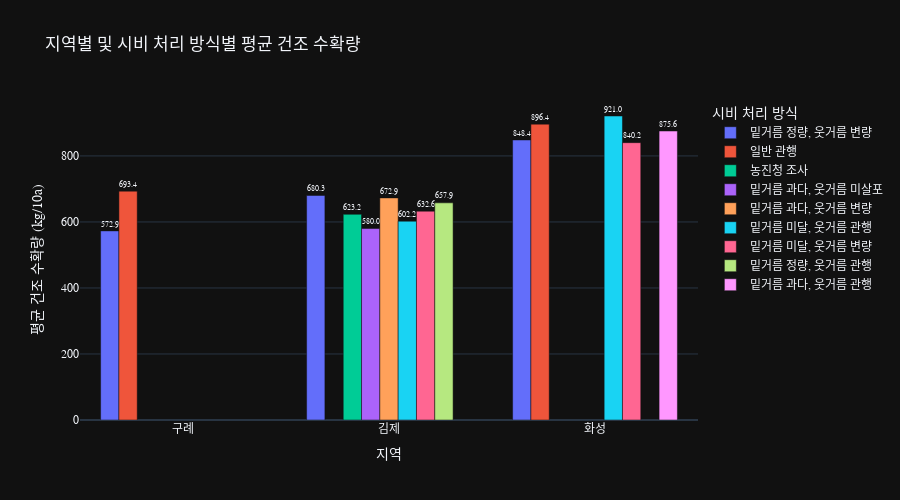

Notebook code for this chart:
### Code cell
df_agg_simple = df.groupby(['지역', '시비 처리'])['건조 수확량(kg/10a)'].agg(
    평균수확량='mean',
    필지수='size'
).reset_index()

# 4. 분석 결과(데이터프레임) 출력
print("\n--- 지역별, 시비 처리별 평균 수확량 및 필지 수 요약 ---")
print(df_agg_simple.to_string())

# 5. Plotly를 사용한 시각화 (barmode='group')
fig = px.bar(
    df_agg_simple,
    x='지역',                  # X축: 지역
    y='평균수확량',              # Y축: 평균 건조 수확량
    color='시비 처리',           # 색상: 실제 시비 처리 방식
    barmode='group',
    text='평균수확량',# 막대를 나란히 (그룹) 표시
    hover_name='시비 처리',      # 마우스 오버 시 표시될 이름
    hover_data=['필지수'],       # 마우스 오버 시 추가 정보 (필지 수)
    labels={
        "평균수확량": "평균 건조 수확량 (kg/10a)",
        "지역": "지역",
        "시비 처리": "시비 처리 방식",
        "필지수": "필지 수"
    },
    title="지역별 및 시비 처리 방식별 평균 건조 수확량"
)

# 6. 차트 레이아웃 가독성 높이기

fig.update_layout(
    height=500,
    font=dict(family="Malgun Gothic, AppleGGothic, sans-serif") # 한글 폰트 지정
)
fig.update_xaxes(title_text='지역')

fig.update_traces(texttemplate='%{text:.1f}', textposition='outside')

fig.show()

image_filename = "yield_3.png"
fig.write_image(
        image_filename,
        width=1200,
        height=600,
        scale=2  # 2배 해상도
    )

### Figure 1 — Plotly figure (JSON) as saved in the notebook; plotly's stock layout.template omitted (floating-point values rounded to 4 significant figures)
{"data": [{"alignmentgroup": "True", "customdata": [[12], [11], [4]], "hovertemplate": "<b>%{hovertext}</b><br><br>시비 처리 방식=밑거름 정량, 웃거름 변량<br>지역=%{x}<br>평균 건조 수확량 (kg/10a)=%{text}<br>필지 수=%{customdata[0]}<extra></extra>", "hovertext": ["밑거름 정량, 웃거름 변량", "밑거름 정량, 웃거름 변량", "밑거름 정량, 웃거름 변량"], "legendgroup": "밑거름 정량, 웃거름 변량", "marker": {"color": "#636efa", "pattern": {"shape": ""}}, "name": "밑거름 정량, 웃거름 변량", "offsetgroup": "밑거름 정량, 웃거름 변량", "orientation": "v", "showlegend": true, "text": [572.9, 680.3, 848.4], "textposition": "outside", "x": ["구례", "김제", "화성"], "xaxis": "x", "y": [572.9, 680.3, 848.4], "yaxis": "y", "type": "bar", "texttemplate": "%{text:.1f}"}, {"alignmentgroup": "True", "customdata": [[2], [2]], "hovertemplate": "<b>%{hovertext}</b><br><br>시비 처리 방식=일반 관행<br>지역=%{x}<br>평균 건조 수확량 (kg/10a)=%{text}<br>필지 수=%{customdata[0]}<extra></extra>", "hovertext": ["일반 관행", "일반 관행"], "legendgroup": "일반 관행", "marker": {"color": "#EF553B", "pattern": {"shape": ""}}, "name": "일반 관행", "offsetgroup": "일반 관행", "orientation": "v", "showlegend": true, "text": [693.4, 896.4], "textposition": "outside", "x": ["구례", "화성"], "xaxis": "x", "y": [693.4, 896.4], "yaxis": "y", "type": "bar", "texttemplate": "%{text:.1f}"}, {"alignmentgroup": "True", "customdata": [[2]], "hovertemplate": "<b>%{hovertext}</b><br><br>시비 처리 방식=농진청 조사<br>지역=%{x}<br>평균 건조 수확량 (kg/10a)=%{text}<br>필지 수=%{customdata[0]}<extra></extra>", "hovertext": ["농진청 조사"], "legendgroup": "농진청 조사", "marker": {"color": "#00cc96", "pattern": {"shape": ""}}, "name": "농진청 조사", "offsetgroup": "농진청 조사", "orientation": "v", "showlegend": true, "text": [623.2], "textposition": "outside", "x": ["김제"], "xaxis": "x", "y": [623.2], "yaxis": "y", "type": "bar", "texttemplate": "%{text:.1f}"}, {"alignmentgroup": "True", "customdata": [[1]], "hovertemplate": "<b>%{hovertext}</b><br><br>시비 처리 방식=밑거름 과다, 웃거름 미살포<br>지역=%{x}<br>평균 건조 수확량 (kg/10a)=%{text}<br>필지 수=%{customdata[0]}<extra></extra>", "hovertext": ["밑거름 과다, 웃거름 미살포"], "legendgroup": "밑거름 과다, 웃거름 미살포", "marker": {"color": "#ab63fa", "pattern": {"shape": ""}}, "name": "밑거름 과다, 웃거름 미살포", "offsetgroup": "밑거름 과다, 웃거름 미살포", "orientation": "v", "showlegend": true, "text": [580.0], "textposition": "outside", "x": ["김제"], "xaxis": "x", "y": [580.0], "yaxis": "y", "type": "bar", "texttemplate": "%{text:.1f}"}, {"alignmentgroup": "True", "customdata": [[7]], "hovertemplate": "<b>%{hovertext}</b><br><br>시비 처리 방식=밑거름 과다, 웃거름 변량<br>지역=%{x}<br>평균 건조 수확량 (kg/10a)=%{text}<br>필지 수=%{customdata[0]}<extra></extra>", "hovertext": ["밑거름 과다, 웃거름 변량"], "legendgroup": "밑거름 과다, 웃거름 변량", "marker": {"color": "#FFA15A", "pattern": {"shape": ""}}, "name": "밑거름 과다, 웃거름 변량", "offsetgroup": "밑거름 과다, 웃거름 변량", "orientation": "v", "showlegend": true, "text": [672.9], "textposition": "outside", "x": ["김제"], "xaxis": "x", "y": [672.9], "yaxis": "y", "type": "bar", "texttemplate": "%{text:.1f}"}, {"alignmentgroup": "True", "customdata": [[1], [3]], "hovertemplate": "<b>%{hovertext}</b><br><br>시비 처리 방식=밑거름 미달, 웃거름 관행<br>지역=%{x}<br>평균 건조 수확량 (kg/10a)=%{text}<br>필지 수=%{customdata[0]}<extra></extra>", "hovertext": ["밑거름 미달, 웃거름 관행", "밑거름 미달, 웃거름 관행"], "legendgroup": "밑거름 미달, 웃거름 관행", "marker": {"color": "#19d3f3", "pattern": {"shape": ""}}, "name": "밑거름 미달, 웃거름 관행", "offsetgroup": "밑거름 미달, 웃거름 관행", "orientation": "v", "showlegend": true, "text": [602.2, 921.0], "textposition": "outside", "x": ["김제", "화성"], "xaxis": "x", "y": [602.2, 921.0], "yaxis": "y", "type": "bar", "texttemplate": "%{text:.1f}"}, {"alignmentgroup": "True", "customdata": [[1], [2]], "hovertemplate": "<b>%{hovertext}</b><br><br>시비 처리 방식=밑거름 미달, 웃거름 변량<br>지역=%{x}<br>평균 건조 수확량 (kg/10a)=%{text}<br>필지 수=%{customdata[0]}<extra></extra>", "hovertext": ["밑거름 미달, 웃거름 변량", "밑거름 미달, 웃거름 변량"], "legendgroup": "밑거름 미달, 웃거름 변량", "marker": {"color": "#FF6692", "pattern": {"shape": ""}}, "name": "밑거름 미달, 웃거름 변량", "offsetgroup": "밑거름 미달, 웃거름 변량", "orientation": "v", "showlegend": true, "text": [632.6, 840.2], "textposition": "outside", "x": ["김제", "화성"], "xaxis": "x", "y": [632.6, 840.2], "yaxis": "y", "type": "bar", "texttemplate": "%{text:.1f}"}, {"alignmentgroup": "True", "customdata": [[1]], "hovertemplate": "<b>%{hovertext}</b><br><br>시비 처리 방식=밑거름 정량, 웃거름 관행<br>지역=%{x}<br>평균 건조 수확량 (kg/10a)=%{text}<br>필지 수=%{customdata[0]}<extra></extra>", "hovertext": ["밑거름 정량, 웃거름 관행"], "legendgroup": "밑거름 정량, 웃거름 관행", "marker": {"color": "#B6E880", "pattern": {"shape": ""}}, "name": "밑거름 정량, 웃거름 관행", "offsetgroup": "밑거름 정량, 웃거름 관행", "orientation": "v", "showlegend": true, "text": [657.9], "textposition": "outside", "x": ["김제"], "xaxis": "x", "y": [657.9], "yaxis": "y", "type": "bar", "texttemplate": "%{text:.1f}"}, {"alignmentgroup": "True", "customdata": [[1]], "hovertemplate": "<b>%{hovertext}</b><br><br>시비 처리 방식=밑거름 과다, 웃거름 관행<br>지역=%{x}<br>평균 건조 수확량 (kg/10a)=%{text}<br>필지 수=%{customdata[0]}<extra></extra>", "hovertext": ["밑거름 과다, 웃거름 관행"], "legendgroup": "밑거름 과다, 웃거름 관행", "marker": {"color": "#FF97FF", "pattern": {"shape": ""}}, "name": "밑거름 과다, 웃거름 관행", "offsetgroup": "밑거름 과다, 웃거름 관행", "orientation": "v", "showlegend": true, "text": [875.6], "textposition": "outside", "x": ["화성"], "xaxis": "x", "y": [875.6], "yaxis": "y", "type": "bar", "texttemplate": "%{text:.1f}"}], "layout": {"xaxis": {"anchor": "y", "domain": [0.0, 1.0], "title": {"text": "지역"}}, "yaxis": {"anchor": "x", "domain": [0.0, 1.0], "title": {"text": "평균 건조 수확량 (kg/10a)"}}, "legend": {"title": {"text": "시비 처리 방식"}, "tracegroupgap": 0}, "title": {"text": "지역별 및 시비 처리 방식별 평균 건조 수확량"}, "barmode": "group", "font": {"family": "Malgun Gothic, AppleGGothic, sans-serif"}, "height": 500}}
